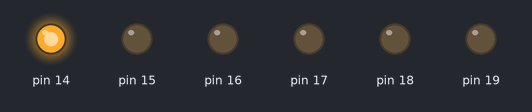
Recording of a sketch running on a simulated Arduino Uno, built with avr-gcc and run on an emulated ATmega328P. Parts: output pins drawn as LEDs (lit = HIGH).

Above: at 0.05 s.
At 0.27 s:
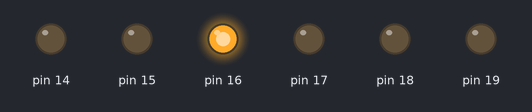
At 0.6 s:
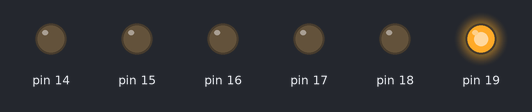
At 1.25 s:
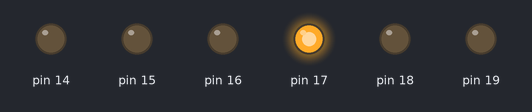
At 1.91 s:
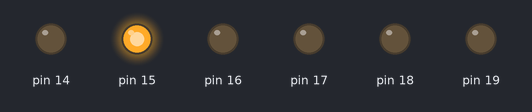
At 2.51 s:
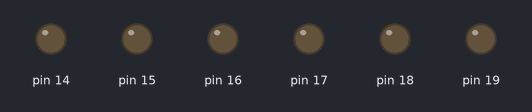
Timing chart, 0 to 3.0 s (numbered marks = the images above):
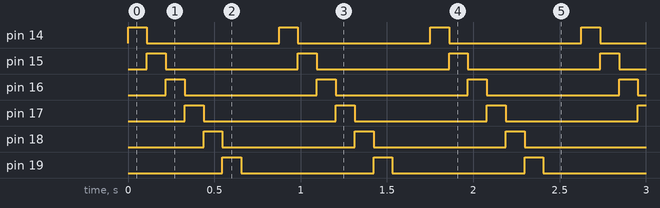

The sketch:

sketch.ino
```cpp
void setup() {
  // put your setup code here, to run once:
  volatile char *portC_DDR = (char*)0x27;
  *portC_DDR = 0xFF;
}

void loop() {
  // put your main code here, to run repeatedly:
  volatile char *data = (char*)0x28;
  volatile long i;
  for(volatile int x = 0; x<8; x++){
    *data = (1<<x);
    for(volatile long i = 0; i<50000; i++);
  }
}
```

Measured:
- by itself, pin 14–19: alternates HIGH for 0.11 s and LOW for 0.77 s
- by itself, everything shown: repeats every 0.88 s, in 7 steps
